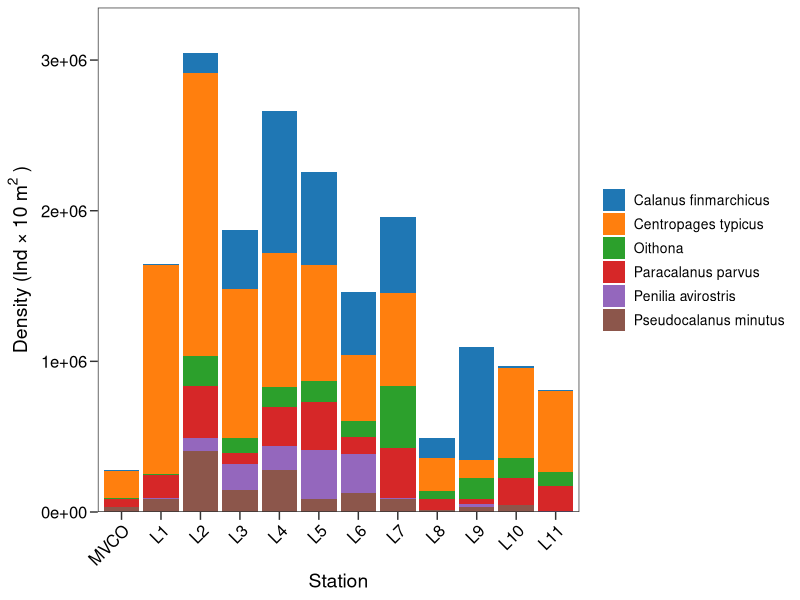
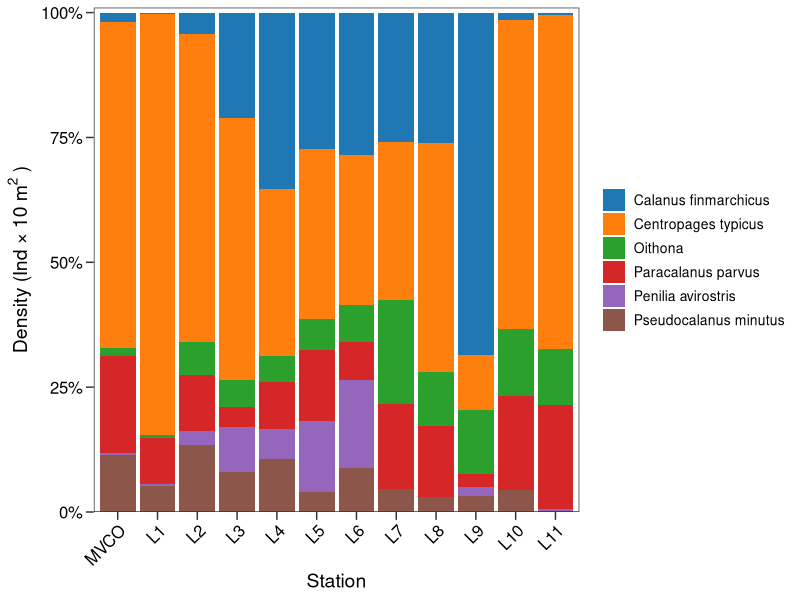
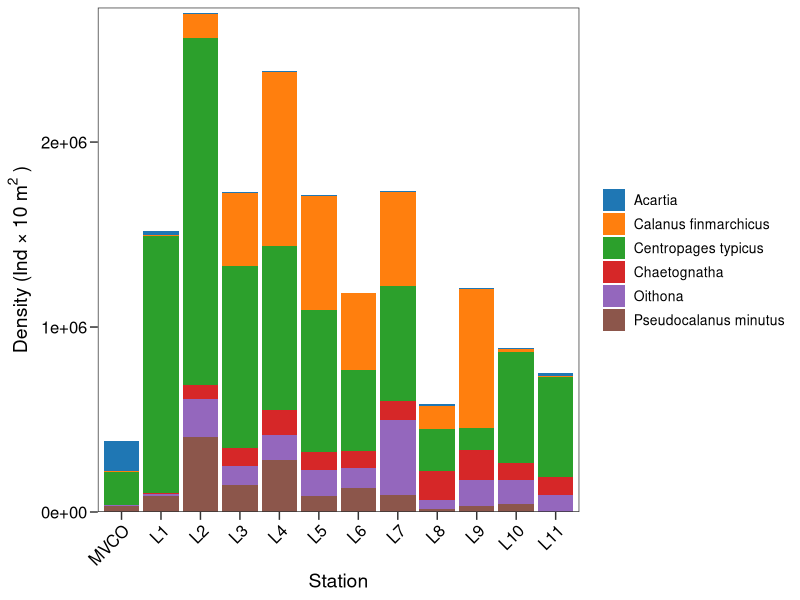
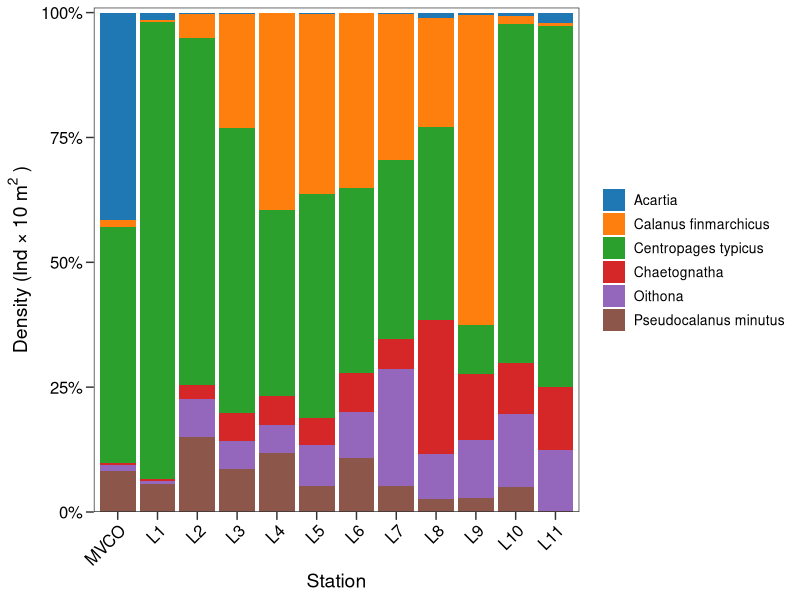
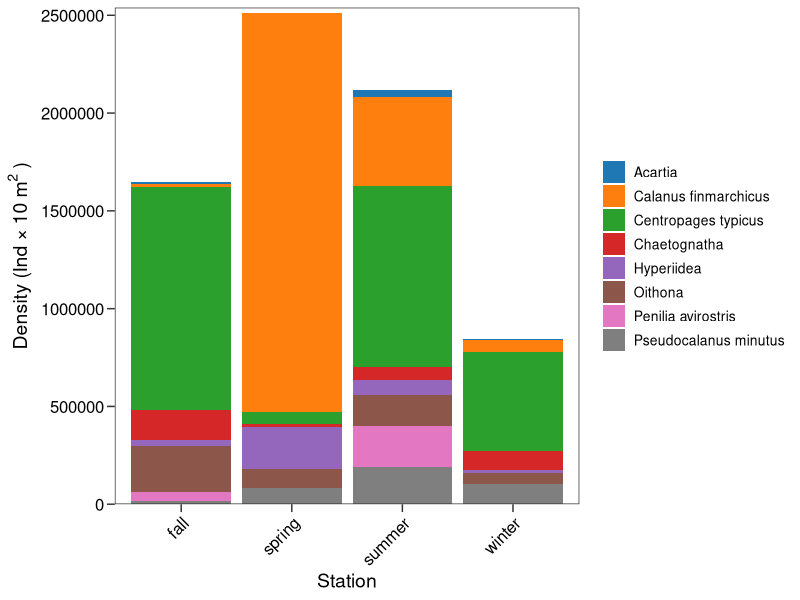
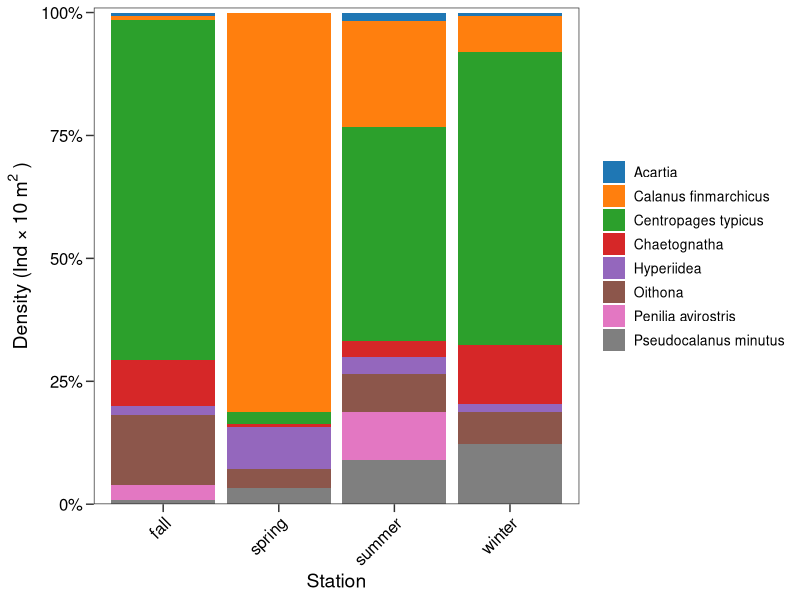

Write the R code that produced these figures, in order.
################################################################################
#############             Zooplankton Abundance                #################
#############                 NES-LTER  DATA JAM               #################
#############                     NOV-2024                     #################
## by: Alexandra Cabanelas 
################################################################################
# creating data for Data JAM
# zooplankton abundance by station 

## ------------------------------------------ ##
#            Packages -----
## ------------------------------------------ ##
library(tidyverse)

## ------------------------------------------ ##
#            Data -----
## ------------------------------------------ ##

zp <- read.csv(file.path("raw",
                         "nes-lter-zp-abundance-335um-unstaged10m2.csv"), 
               header = T) #created in \NES-LTER\Cruise Data\EDI zooplankton abundance update v2\zoop_abundance_update_EDI_v2

station_info <- read.csv(file.path("raw",
                                   "nes-lter-station-coordinates.csv"), 
                         header = T) #from the abundance package folder

## ------------------------------------------ ##
#            Tidy -----
## ------------------------------------------ ##
zp <- zp %>%
  filter(station != "u11c")

zp$station <- factor(zp$station, level = c('MVCO', 'L1', 'L2',
                                           'L3', 'L4', 'L5',
                                           'L6', 'L7', 'L8',
                                           'L9', 'L10', 'L11'))

station_info$station <- factor(station_info$station, level = c('MVCO', 'L1', 'L2',
                                           'L3', 'L4', 'L5',
                                           'L6', 'L7', 'L8',
                                           'L9', 'L10', 'L11'))

# create month column 
# convert event_date to posixct format
zp$datetime_utc <- as.POSIXct(zp$datetime_utc, 
                              format = "%Y-%m-%d %H:%M:%S", 
                              tz = "UTC")

# Extract month and year from datetime_utc
zp$month <- as.numeric(format(zp$datetime_utc, "%m"))
zp$year <- as.numeric(format(zp$datetime_utc, "%Y"))

zp <- zp %>%
  mutate(season = case_when(
    month %in% c(12, 1, 2) ~ "winter",
    month %in% c(3, 4, 5) ~ "spring",
    month %in% c(6, 7, 8) ~ "summer",
    month %in% c(9, 10, 11) ~ "fall"))


## ------------------------------------------ ##
#            Summary -----
## ------------------------------------------ ##

# top 6 taxa overall 
top_taxa <- zp %>%
  group_by(taxa_name) %>%
  summarise(total_conc_10m2 = sum(conc_10m2, na.rm = TRUE)) %>%
  arrange(desc(total_conc_10m2)) %>%
  slice_head(n = 6) # Select top 6 taxa

zp_top_taxa <- zp %>%
  filter(taxa_name %in% top_taxa$taxa_name)

# group taxa by station
zp1_top_taxa <- zp_top_taxa %>%
  group_by(station, taxa_name) %>%
  summarise(mean_conc_10m2 = mean(conc_10m2, na.rm = TRUE)) %>%
  ungroup()


#top taxa by station
aggregated_data <- zp %>%
  group_by(station, taxa_name) %>%
  summarise(total_conc_10m2 = sum(conc_10m2, na.rm = TRUE), .groups = "drop") # Sum across years

top_taxa_per_station <- aggregated_data %>%
  group_by(station) %>%
  arrange(desc(total_conc_10m2), .by_group = TRUE) %>% 
  slice_head(n = 3) %>% # Select top 3 taxa per station
  ungroup()

top_taxa_per_station %>%
  select(station, taxa_name) %>% print(n = 39)

top_taxa_per_station %>%
  count(taxa_name, sort = TRUE)

## ------------------------------------------ ##
#            PLOT -----
## ------------------------------------------ ##

tableau_colors <- c("#1f77b4", "#ff7f0e", "#2ca02c", "#d62728", "#9467bd", 
                    "#8c564b", "#e377c2", "#7f7f7f", "#bcbd22", "#17becf", 
                    "#f9a8d4", "#56a5d1", "#f5c07f", "#88e2a8", "#d89f91", 
                    "#c9c9c9", "#c2b9f7", "#f8c2c1", "#ffda77", "#fd8752")

# total abundance 
ggplot(zp1_top_taxa, aes(station, mean_conc_10m2, 
                         group = taxa_name, fill = taxa_name)) +
  geom_bar(stat = "identity") +
  labs(x="Station") +
  ylab(expression("Density (Ind \u00D7 10" ~ m^{2} ~ ")")) +
  theme_bw() +
  scale_fill_manual(values = tableau_colors) +
  theme(legend.position = "right",
        plot.title = element_text(hjust=0.5, face = "bold", 
                                  size = 15),
        legend.title = element_blank(),
        legend.text = element_text(size = 10),
        panel.grid.major = element_blank(),
        panel.grid.minor = element_blank(),
        axis.title.x = element_text(size = 14,
                                    color = "black"),
        axis.title.y = element_text(size = 14,
                                    color = "black"),
        axis.text.x = element_text(color = "black", 
                                   size = 12, angle = 45, hjust = 1),
        axis.text.y = element_text(color = "black", 
                                   size = 12),
        axis.ticks.length = unit(0.2,"cm"),
        plot.caption.position =  "plot",
        plot.caption = element_text(size = 12)) +
  scale_y_continuous(expand = expansion(mult = c(0,0.1)))

# relative abundance
ggplot(zp1_top_taxa, aes(station, mean_conc_10m2, 
                         group = taxa_name, fill = taxa_name)) +
  geom_col(position = "fill") +
  labs(x="Station") +
  ylab(expression("Density (Ind \u00D7 10" ~ m^{2} ~ ")")) +
  theme_bw() +
  scale_fill_manual(values = tableau_colors) +
  theme(legend.position = "right",
        plot.title = element_text(hjust=0.5, face = "bold", 
                                  size = 15),
        legend.title = element_blank(),
        legend.text = element_text(size = 10),
        panel.grid.major = element_blank(),
        panel.grid.minor = element_blank(),
        axis.title.x = element_text(size = 14,
                                    color = "black"),
        axis.title.y = element_text(size = 14,
                                    color = "black"),
        axis.text.x = element_text(color = "black", 
                                   size = 12, angle = 45, hjust = 1),
        axis.text.y = element_text(color = "black", 
                                   size = 12),
        axis.ticks.length = unit(0.2,"cm"),
        plot.caption.position =  "plot",
        plot.caption = element_text(size = 12)) +
  scale_y_continuous(labels = scales::percent, 
                     expand = expansion(mult = c(0,0.01)))

## ------------------------------------------ ##
#            Freq Occurrence -----
## ------------------------------------------ ##

# Step 1: Count the total number of unique sampling events
total_samples <- zp %>%
  distinct(cruise, station, cast) %>% # Unique combination of cruise, station, and cast (one sample)
  count()

# Step 2: Count how many times each species appears in unique sampling events
species_occurrences <- zp %>%
  filter(conc_10m2 > 0) %>%  # Filter only records where concentration is greater than zero
  distinct(cruise, station, cast, taxa_name) %>% # Unique combination of species in a sample
  count(taxa_name)

# Step 3: Calculate the frequency of occurrence (number of occurrences / total samples)
frequency_of_occurrence <- species_occurrences %>%
  mutate(frequency = n / total_samples$n) %>%
  arrange(desc(frequency))

# View the results
frequency_of_occurrence


## ------------------------------------------ ##
#            Final Data -----
## ------------------------------------------ ##

taxa_of_interest <- c("Calanus finmarchicus", 
                      "Centropages typicus", 
                      "Chaetognatha", 
                      "Oithona", 
                      "Pseudocalanus minutus", 
                      "Acartia")
#Paracalanus parvus; thaliacea

filtered_zp <- zp %>%
  filter(taxa_name %in% taxa_of_interest)

filtered_zp1 <- filtered_zp %>%
  group_by(station, taxa_name) %>%
  summarise(mean_conc_10m2 = mean(conc_10m2, na.rm = TRUE)) %>%
  ungroup()

ggplot(filtered_zp1, aes(station, mean_conc_10m2, 
                         group = taxa_name, fill = taxa_name)) +
  geom_bar(stat = "identity") +
  labs(x="Station") +
  #facet_wrap(~season) +
  ylab(expression("Density (Ind \u00D7 10" ~ m^{2} ~ ")")) +
  theme_bw() +
  scale_fill_manual(values = tableau_colors) +
  theme(legend.position = "right",
        plot.title = element_text(hjust=0.5, face = "bold", 
                                  size = 15),
        legend.title = element_blank(),
        legend.text = element_text(size = 10),
        panel.grid.major = element_blank(),
        panel.grid.minor = element_blank(),
        axis.title.x = element_text(size = 14,
                                    color = "black"),
        axis.title.y = element_text(size = 14,
                                    color = "black"),
        axis.text.x = element_text(color = "black", 
                                   size = 12, angle = 45, hjust = 1),
        axis.text.y = element_text(color = "black", 
                                   size = 12),
        axis.ticks.length = unit(0.2,"cm"),
        plot.caption.position =  "plot",
        plot.caption = element_text(size = 12)) +
  scale_y_continuous(expand = expansion(mult = c(0,0.01)))



ggplot(filtered_zp1, aes(station, mean_conc_10m2, 
                         group = taxa_name, fill = taxa_name)) +
  geom_col(position = "fill") +
  labs(x="Station") +
  #facet_wrap(~season) +
  ylab(expression("Density (Ind \u00D7 10" ~ m^{2} ~ ")")) +
  theme_bw() +
  scale_fill_manual(values = tableau_colors) +
  theme(legend.position = "right",
        plot.title = element_text(hjust=0.5, face = "bold", 
                                  size = 15),
        legend.title = element_blank(),
        legend.text = element_text(size = 10),
        panel.grid.major = element_blank(),
        panel.grid.minor = element_blank(),
        axis.title.x = element_text(size = 14,
                                    color = "black"),
        axis.title.y = element_text(size = 14,
                                    color = "black"),
        axis.text.x = element_text(color = "black", 
                                   size = 12, angle = 45, hjust = 1),
        axis.text.y = element_text(color = "black", 
                                   size = 12),
        axis.ticks.length = unit(0.2,"cm"),
        plot.caption.position =  "plot",
        plot.caption = element_text(size = 12)) +
  scale_y_continuous(labels = scales::percent,
                     expand = expansion(mult = c(0,0.01)))

filtered_zp1 <- merge(filtered_zp1, station_info, 
                      by = "station", 
                      all.x = TRUE)

filtered_zp2 <- filtered_zp1 %>%
  rename(Station = station, 
         Latitude = lat,
         Longitude = lon,
         "Station Depth (m)" = depth_m,
         Zooplankton = taxa_name,
         Abundance = mean_conc_10m2)

filtered_zp2 <- filtered_zp2 %>%
  arrange(Station)

#writecsv
#write.csv(filtered_zp2, "zooplankton_dataJam.csv")

################################################################
################################################################
################################################################
## seasonality

taxa_of_interest_season <- c("Calanus finmarchicus", 
                      "Centropages typicus", 
                      "Chaetognatha", 
                      "Oithona", 
                      "Pseudocalanus minutus", 
                      "Acartia",
                      "Penilia avirostris",
                      "Hyperiidea")
#Paracalanus parvus; thaliacea

filtered_zp_season <- zp %>%
  filter(taxa_name %in% taxa_of_interest_season)

filtered_zp_season1 <- filtered_zp_season %>%
  group_by(season, taxa_name) %>%
  summarise(mean_conc_10m2 = mean(conc_10m2, na.rm = TRUE)) %>%
  ungroup()

ggplot(filtered_zp_season1, aes(season, mean_conc_10m2, 
                         group = taxa_name, fill = taxa_name)) +
  geom_bar(stat = "identity") +
  labs(x="Station") +
  #facet_wrap(~season) +
  ylab(expression("Density (Ind \u00D7 10" ~ m^{2} ~ ")")) +
  theme_bw() +
  scale_fill_manual(values = tableau_colors) +
  theme(legend.position = "right",
        plot.title = element_text(hjust=0.5, face = "bold", 
                                  size = 15),
        legend.title = element_blank(),
        legend.text = element_text(size = 10),
        panel.grid.major = element_blank(),
        panel.grid.minor = element_blank(),
        axis.title.x = element_text(size = 14,
                                    color = "black"),
        axis.title.y = element_text(size = 14,
                                    color = "black"),
        axis.text.x = element_text(color = "black", 
                                   size = 12, angle = 45, hjust = 1),
        axis.text.y = element_text(color = "black", 
                                   size = 12),
        axis.ticks.length = unit(0.2,"cm"),
        plot.caption.position =  "plot",
        plot.caption = element_text(size = 12)) +
  scale_y_continuous(expand = expansion(mult = c(0,0.01)))



ggplot(filtered_zp_season1, aes(season, mean_conc_10m2, 
                         group = taxa_name, fill = taxa_name)) +
  geom_col(position = "fill") +
  labs(x="Station") +
  #facet_wrap(~season) +
  ylab(expression("Density (Ind \u00D7 10" ~ m^{2} ~ ")")) +
  theme_bw() +
  scale_fill_manual(values = tableau_colors) +
  theme(legend.position = "right",
        plot.title = element_text(hjust=0.5, face = "bold", 
                                  size = 15),
        legend.title = element_blank(),
        legend.text = element_text(size = 10),
        panel.grid.major = element_blank(),
        panel.grid.minor = element_blank(),
        axis.title.x = element_text(size = 14,
                                    color = "black"),
        axis.title.y = element_text(size = 14,
                                    color = "black"),
        axis.text.x = element_text(color = "black", 
                                   size = 12, angle = 45, hjust = 1),
        axis.text.y = element_text(color = "black", 
                                   size = 12),
        axis.ticks.length = unit(0.2,"cm"),
        plot.caption.position =  "plot",
        plot.caption = element_text(size = 12)) +
  scale_y_continuous(labels = scales::percent,
                     expand = expansion(mult = c(0,0.01)))




##FREQ OCC
zp %>%
  group_by(station) %>%
  summarise(unique_cruises = n_distinct(cruise),  # Count unique cruises per station
            .groups = "drop")

taxa_occurrence <- zp %>%
  group_by(station, taxa_name) %>%
  # Count the number of samples where abundance > 0 for each taxa
  summarise(count = sum(conc_10m2 > 0, na.rm = TRUE), 
            total_samples = n(), # Total samples collected at each station for each taxa
            .groups = "drop") %>%
  mutate(taxa_percent = (count / total_samples) * 100) 




filtered_zp2 <- filtered_zp1 %>%
  rename(Station = station, 
         Zooplankton = taxa_name,
         Abundance = mean_conc_10m2) %>%
  left_join(taxa_occurrence %>%
              select(station, taxa_name, taxa_percent), 
            by = c("Station" = "station", "Zooplankton" = "taxa_name"))



